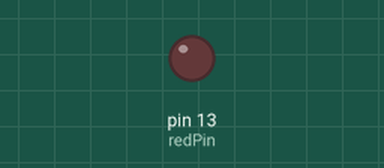
This sketch was run on a simulated Arduino Uno, built with avr-gcc and run on an emulated ATmega328P. Parts: output pins drawn as LEDs (lit = HIGH).

Above: at 2.5 s.
At 6.62 s:
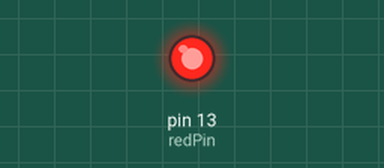
Timing chart, 0 to 7.1 s (numbered marks = the images above):
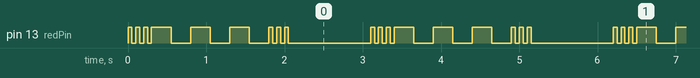

The sketch:

Tutorial3_Code.ino
```cpp
// Variables tut (with some Mores code!)

// we can have int , float and string as variables types in Arduino

int redPin = 13; // set variable for pin number in case you change it
int dtime1 = 50; // set variable for delay time for s letter in case you change it
int dtime2 = 250; // set variable for delay time for o letter in case you change it
int longW = 1000; // long delay at the end

void setup() {
  // put your setup code here, to run once:
  pinMode(redPin, OUTPUT);
}

void loop() {
  // put your main code here, to run repeatedly:
  // note : thit tut was before learning the concept of loops thats why it has a lot of repeats
  // first three codes for the s letter
  digitalWrite(redPin, HIGH);
  delay(dtime1);
  digitalWrite(redPin, LOW);
  delay(dtime1);

  digitalWrite(redPin, HIGH);
  delay(dtime1);
  digitalWrite(redPin, LOW);
  delay(dtime1);

  digitalWrite(redPin, HIGH);
  delay(dtime1);
  digitalWrite(redPin, LOW);
  delay(dtime1);

  // then three for o letter

  digitalWrite(redPin, HIGH);
  delay(dtime2);
  digitalWrite(redPin, LOW);
  delay(dtime2);

  digitalWrite(redPin, HIGH);
  delay(dtime2);
  digitalWrite(redPin, LOW);
  delay(dtime2);

  digitalWrite(redPin, HIGH);
  delay(dtime2);
  digitalWrite(redPin, LOW);
  delay(dtime2);

  // three more for s

  digitalWrite(redPin, HIGH);
  delay(dtime1);
  digitalWrite(redPin, LOW);
  delay(dtime1);

  digitalWrite(redPin, HIGH);
  delay(dtime1);
  digitalWrite(redPin, LOW);
  delay(dtime1);

  digitalWrite(redPin, HIGH);
  delay(dtime1);
  digitalWrite(redPin, LOW);
  delay(dtime1);

  delay(longW);

}
```

Measured:
- by itself, pin 13 (redPin): repeats every 3.1 s: 2 × (LOW 0.05 s, HIGH 0.05 s), LOW 0.05 s, 3 × (HIGH 0.25 s, LOW 0.25 s), 2 × (HIGH 0.05 s, LOW 0.05 s), HIGH 0.05 s, LOW 1.1 s, HIGH 0.05 s
- by itself, everything shown: repeats every 3.1 s, in 18 steps
